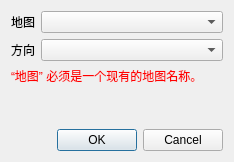
<?xml version="1.0" encoding="UTF-8"?>
<ui version="4.0">
 <class>NewMapConnectionDialog</class>
 <widget class="QDialog" name="NewMapConnectionDialog">
  <property name="geometry">
   <rect>
    <x>0</x>
    <y>0</y>
    <width>234</width>
    <height>162</height>
   </rect>
  </property>
  <property name="windowTitle">
   <string>添加新的地图连接</string>
  </property>
  <layout class="QVBoxLayout" name="verticalLayout">
   <item>
    <widget class="QFrame" name="frame">
     <property name="frameShape">
      <enum>QFrame::Shape::NoFrame</enum>
     </property>
     <property name="frameShadow">
      <enum>QFrame::Shadow::Plain</enum>
     </property>
     <layout class="QFormLayout" name="formLayout_2">
      <property name="leftMargin">
       <number>0</number>
      </property>
      <property name="topMargin">
       <number>0</number>
      </property>
      <property name="rightMargin">
       <number>0</number>
      </property>
      <property name="bottomMargin">
       <number>0</number>
      </property>
      <item row="0" column="0">
       <widget class="QLabel" name="label_Map">
        <property name="text">
         <string>地图</string>
        </property>
       </widget>
      </item>
      <item row="0" column="1">
       <widget class="NoScrollComboBox" name="comboBox_Map">
        <property name="toolTip">
         <string>&lt;html&gt;&lt;head/&gt;&lt;body&gt;&lt;p&gt;要连接到当前地图的地图名称。&lt;/p&gt;&lt;/body&gt;&lt;/html&gt;</string>
        </property>
       </widget>
      </item>
      <item row="1" column="0">
       <widget class="QLabel" name="label_Direction">
        <property name="text">
         <string>方向</string>
        </property>
       </widget>
      </item>
      <item row="1" column="1">
       <widget class="NoScrollComboBox" name="comboBox_Direction">
        <property name="toolTip">
         <string>&lt;html&gt;&lt;head/&gt;&lt;body&gt;&lt;p&gt;连接地图相对于当前地图应被放置的位置。&lt;/p&gt;&lt;/body&gt;&lt;/html&gt;</string>
        </property>
       </widget>
      </item>
      <item row="2" column="0" colspan="2">
       <widget class="QLabel" name="label_Warning">
        <property name="styleSheet">
         <string notr="true">color: rgb(255, 0, 0)</string>
        </property>
        <property name="text">
         <string>“地图” 必须是一个现有的地图名称。</string>
        </property>
        <property name="wordWrap">
         <bool>true</bool>
        </property>
       </widget>
      </item>
     </layout>
    </widget>
   </item>
   <item>
    <widget class="QDialogButtonBox" name="buttonBox">
     <property name="orientation">
      <enum>Qt::Orientation::Horizontal</enum>
     </property>
     <property name="standardButtons">
      <set>QDialogButtonBox::StandardButton::Cancel|QDialogButtonBox::StandardButton::Ok</set>
     </property>
    </widget>
   </item>
  </layout>
 </widget>
 <customwidgets>
  <customwidget>
   <class>NoScrollComboBox</class>
   <extends>QComboBox</extends>
   <header>noscrollcombobox.h</header>
  </customwidget>
 </customwidgets>
 <resources/>
 <connections>
  <connection>
   <sender>buttonBox</sender>
   <signal>accepted()</signal>
   <receiver>NewMapConnectionDialog</receiver>
   <slot>accept()</slot>
   <hints>
    <hint type="sourcelabel">
     <x>20</x>
     <y>20</y>
    </hint>
    <hint type="destinationlabel">
     <x>20</x>
     <y>20</y>
    </hint>
   </hints>
  </connection>
  <connection>
   <sender>buttonBox</sender>
   <signal>rejected()</signal>
   <receiver>NewMapConnectionDialog</receiver>
   <slot>reject()</slot>
   <hints>
    <hint type="sourcelabel">
     <x>20</x>
     <y>20</y>
    </hint>
    <hint type="destinationlabel">
     <x>20</x>
     <y>20</y>
    </hint>
   </hints>
  </connection>
 </connections>
</ui>
